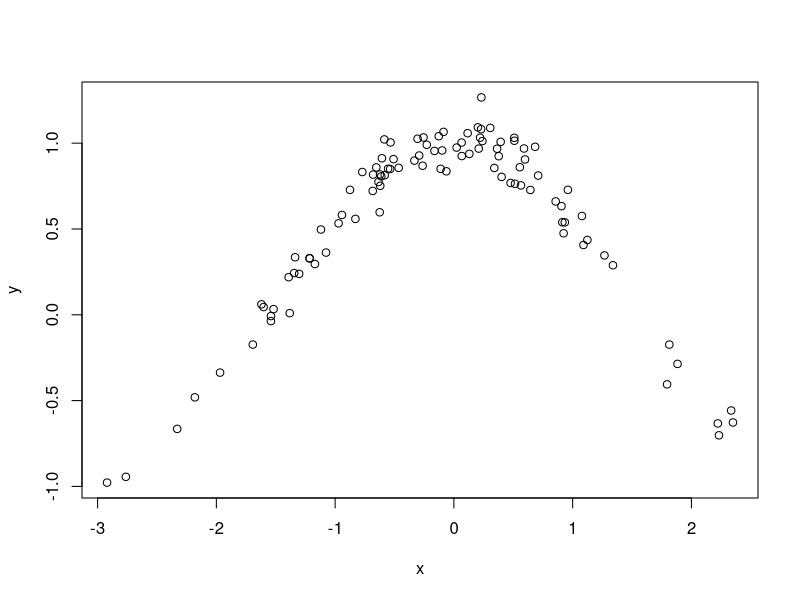
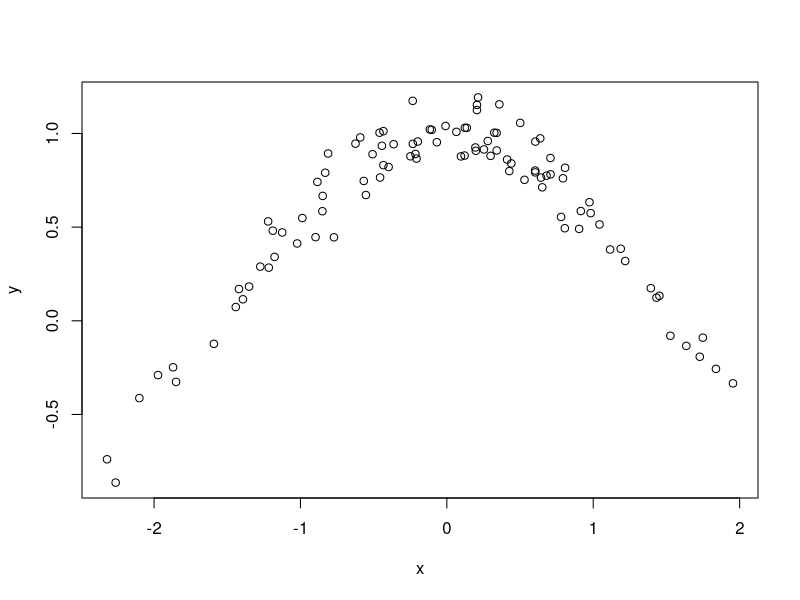

Write R code to recreate these figures, in order.
## ---- chunk 1
dat <- data.frame(Treatment = LETTERS[1:4],
                  Mean = round( runif(4), 3),
                  SE = round( runif(4) / 10, 3)
)

tableIndex <- "tab1"

knitr::kable(dat, 
             caption = paste("Table ", 
                             which(tableIndex == "tab1"), 
                             ". The first table of means and standard deviations.", sep = ""))
## ---- chunk 2
dat <- data.frame(Treatment = LETTERS[1:4],
                  Mean = round( runif(4), 3),
                  SE = round( runif(4) / 10, 3)
)

tableIndex <- c(tableIndex, "tab2")

knitr::kable(dat, 
             caption = paste("Table ", 
                             which(tableIndex == "tab2"), 
                             ". The second table of means and standard deviations.", sep = ""))
## ---- chunk 3
dat <- data.frame(x = rnorm(100))
dat$y <- cos(dat$x) + rnorm(100, sd = 0.1)

figIndex <- "fig1"
plot(y ~ x, dat)
## ---- chunk 4
dat <- data.frame(x = rnorm(100))
dat$y <- cos(dat$x) + rnorm(100, sd = 0.1)

figIndex <- c(figIndex, "fig2")
plot(y ~ x, dat)
